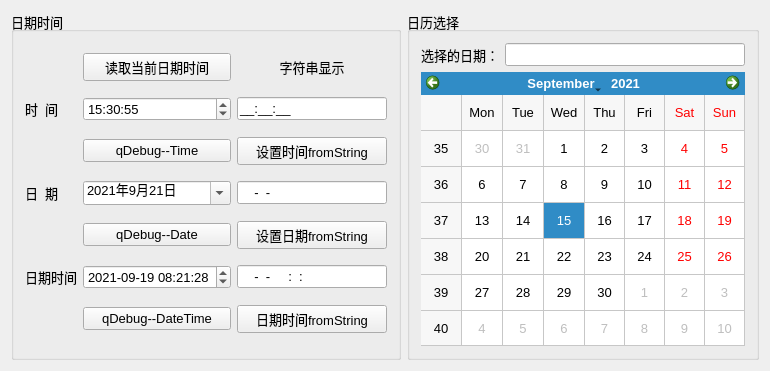
<?xml version="1.0" encoding="UTF-8"?>
<ui version="4.0">
 <class>Widget</class>
 <widget class="QWidget" name="Widget">
  <property name="geometry">
   <rect>
    <x>0</x>
    <y>0</y>
    <width>770</width>
    <height>371</height>
   </rect>
  </property>
  <property name="font">
   <font>
    <pointsize>10</pointsize>
   </font>
  </property>
  <property name="windowTitle">
   <string> 日期时间数据</string>
  </property>
  <layout class="QHBoxLayout" name="horizontalLayout">
   <item>
    <widget class="QGroupBox" name="groupBox_2">
     <property name="title">
      <string>日期时间</string>
     </property>
     <layout class="QGridLayout" name="gridLayout">
      <item row="0" column="1">
       <widget class="QPushButton" name="btnGetTime">
        <property name="text">
         <string>读取当前日期时间</string>
        </property>
       </widget>
      </item>
      <item row="0" column="2">
       <widget class="QLabel" name="LabDateTime">
        <property name="text">
         <string>字符串显示</string>
        </property>
        <property name="alignment">
         <set>Qt::AlignCenter</set>
        </property>
       </widget>
      </item>
      <item row="1" column="0">
       <widget class="QLabel" name="label">
        <property name="text">
         <string>时  间</string>
        </property>
       </widget>
      </item>
      <item row="1" column="1">
       <widget class="QTimeEdit" name="timeEdit">
        <property name="displayFormat">
         <string>HH:mm:ss</string>
        </property>
        <property name="calendarPopup">
         <bool>true</bool>
        </property>
        <property name="time">
         <time>
          <hour>15</hour>
          <minute>30</minute>
          <second>55</second>
         </time>
        </property>
       </widget>
      </item>
      <item row="1" column="2">
       <widget class="QLineEdit" name="editTime">
        <property name="inputMask">
         <string>99:99:99;_</string>
        </property>
       </widget>
      </item>
      <item row="2" column="1">
       <widget class="QPushButton" name="btnDebugTime">
        <property name="text">
         <string>qDebug--Time</string>
        </property>
       </widget>
      </item>
      <item row="2" column="2">
       <widget class="QPushButton" name="btnSetTime">
        <property name="text">
         <string>设置时间fromString</string>
        </property>
       </widget>
      </item>
      <item row="3" column="0">
       <widget class="QLabel" name="label_2">
        <property name="text">
         <string>日  期</string>
        </property>
       </widget>
      </item>
      <item row="3" column="1">
       <widget class="QDateEdit" name="dateEdit">
        <property name="dateTime">
         <datetime>
          <hour>0</hour>
          <minute>0</minute>
          <second>0</second>
          <year>2021</year>
          <month>9</month>
          <day>21</day>
         </datetime>
        </property>
        <property name="currentSection">
         <enum>QDateTimeEdit::YearSection</enum>
        </property>
        <property name="displayFormat">
         <string>yyyy年M月d日</string>
        </property>
        <property name="calendarPopup">
         <bool>true</bool>
        </property>
        <property name="currentSectionIndex">
         <number>0</number>
        </property>
        <property name="date">
         <date>
          <year>2021</year>
          <month>9</month>
          <day>21</day>
         </date>
        </property>
       </widget>
      </item>
      <item row="3" column="2">
       <widget class="QLineEdit" name="editDate">
        <property name="inputMask">
         <string>9999-99-99</string>
        </property>
       </widget>
      </item>
      <item row="4" column="2">
       <widget class="QPushButton" name="btnSetDate">
        <property name="text">
         <string>设置日期fromString</string>
        </property>
       </widget>
      </item>
      <item row="5" column="0">
       <widget class="QLabel" name="label_3">
        <property name="text">
         <string>日期时间</string>
        </property>
       </widget>
      </item>
      <item row="5" column="1">
       <widget class="QDateTimeEdit" name="dateTimeEdit">
        <property name="dateTime">
         <datetime>
          <hour>8</hour>
          <minute>21</minute>
          <second>28</second>
          <year>2021</year>
          <month>9</month>
          <day>19</day>
         </datetime>
        </property>
        <property name="date">
         <date>
          <year>2021</year>
          <month>9</month>
          <day>19</day>
         </date>
        </property>
        <property name="time">
         <time>
          <hour>8</hour>
          <minute>21</minute>
          <second>28</second>
         </time>
        </property>
        <property name="currentSection">
         <enum>QDateTimeEdit::YearSection</enum>
        </property>
        <property name="displayFormat">
         <string>yyyy-MM-dd HH:mm:ss</string>
        </property>
       </widget>
      </item>
      <item row="5" column="2">
       <widget class="QLineEdit" name="editDateTime">
        <property name="minimumSize">
         <size>
          <width>150</width>
          <height>0</height>
         </size>
        </property>
        <property name="inputMask">
         <string>9999-99-99 99:99:99</string>
        </property>
       </widget>
      </item>
      <item row="6" column="2">
       <widget class="QPushButton" name="btnSetDateTime">
        <property name="text">
         <string>日期时间fromString</string>
        </property>
       </widget>
      </item>
      <item row="4" column="1">
       <widget class="QPushButton" name="btnDebugDate">
        <property name="text">
         <string>qDebug--Date</string>
        </property>
       </widget>
      </item>
      <item row="6" column="1">
       <widget class="QPushButton" name="btnDebugDateTime">
        <property name="text">
         <string>qDebug--DateTime</string>
        </property>
       </widget>
      </item>
     </layout>
    </widget>
   </item>
   <item>
    <widget class="QGroupBox" name="groupBox_3">
     <property name="title">
      <string>日历选择</string>
     </property>
     <layout class="QGridLayout" name="gridLayout_3">
      <item row="0" column="1">
       <widget class="QLineEdit" name="editCalendar"/>
      </item>
      <item row="1" column="0" colspan="2">
       <widget class="QCalendarWidget" name="calendarWidget">
        <property name="selectedDate">
         <date>
          <year>2021</year>
          <month>9</month>
          <day>15</day>
         </date>
        </property>
        <property name="gridVisible">
         <bool>true</bool>
        </property>
       </widget>
      </item>
      <item row="0" column="0">
       <widget class="QLabel" name="label_5">
        <property name="text">
         <string>选择的日期：</string>
        </property>
       </widget>
      </item>
     </layout>
    </widget>
   </item>
  </layout>
 </widget>
 <layoutdefault spacing="6" margin="11"/>
 <resources/>
 <connections/>
</ui>
